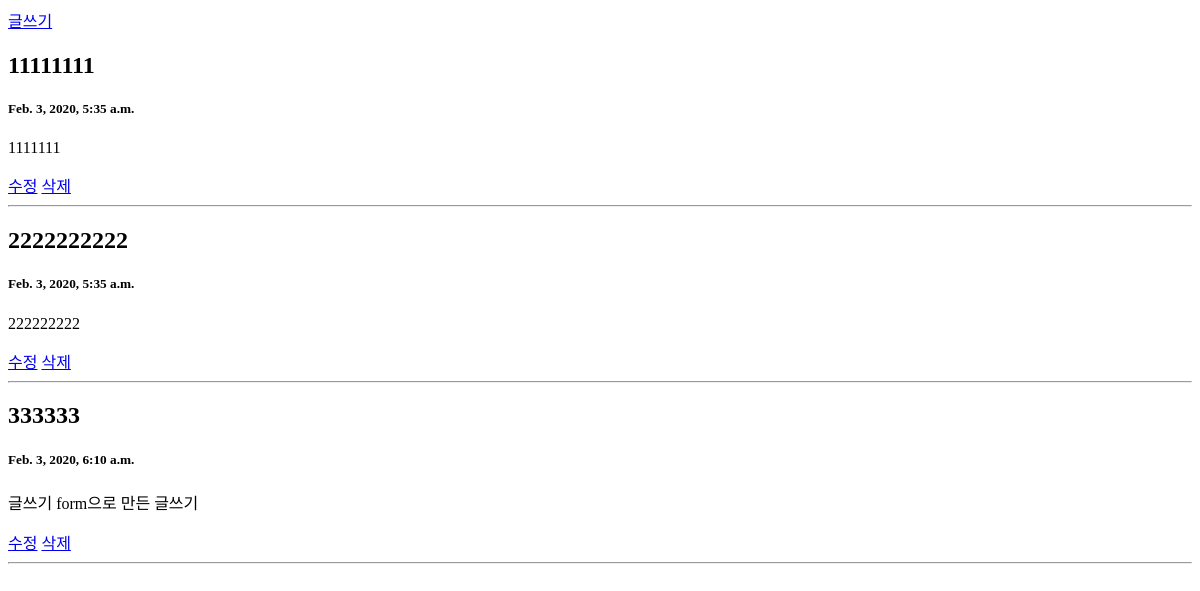
The app's page /funccrud/, older data.
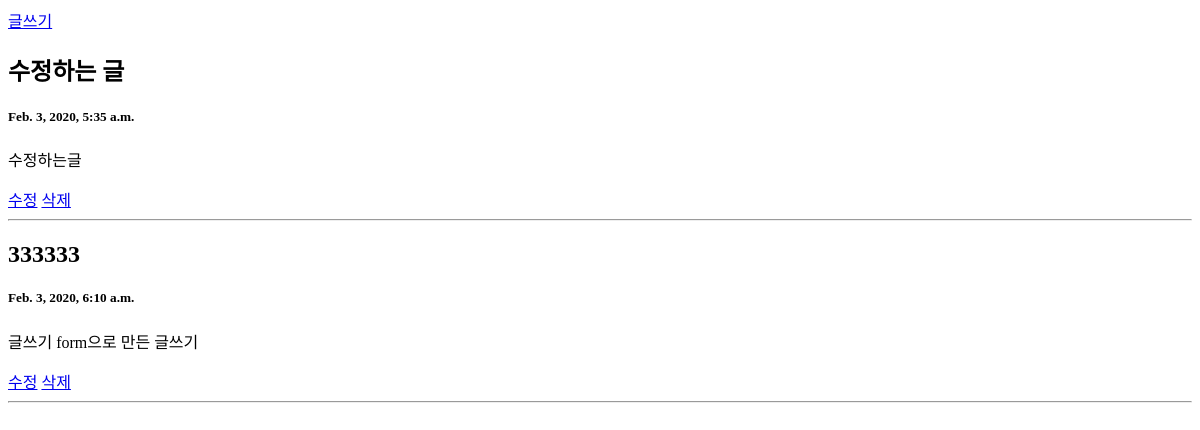
The same page, newer data.
### functioncrud/models.py (models this page shows, shortened)
class Blog(models.Model):
    title = models.CharField(max_length=100)
    pub_date = models.DateTimeField('date published')
    body = models.TextField()

### functioncrud/views.py (the view)
# urls.py: path('', views.read, name="home"),
def read(request):
    blogs = Blog.objects.all()
    return render(request, 'funccrud.html', {'blogs':blogs})

### functioncrud/templates/funccrud.html (shortened to what this page needs)
<!DOCTYPE html>
<html lang="ko">
<head>
</head>
<body>
    <a href="{% url  'newblog' %}">글쓰기 </a>
    {% for blog in blogs %}
    <h2>{{ blog.title }}</h2>
    <h5>{{ blog.pub_date}}</h5>
    <p>{{ blog.body }}</p>
    <a href="{% url 'update' blog.id %}">수정</a>
    <a href="{% url 'delete' blog.id %}">삭제</a>
    <hr>
    {% endfor %}
</body>
</html>

Row changes from the older to the newer data that the page shows:
removed Blog: title "11111111", pub_date "Feb. 3, 2020, 5:35 a.m.", body "1111111"
changed Blog: title "2222222222" → "수정하는 글"; body "222222222" → "수정하는글"
